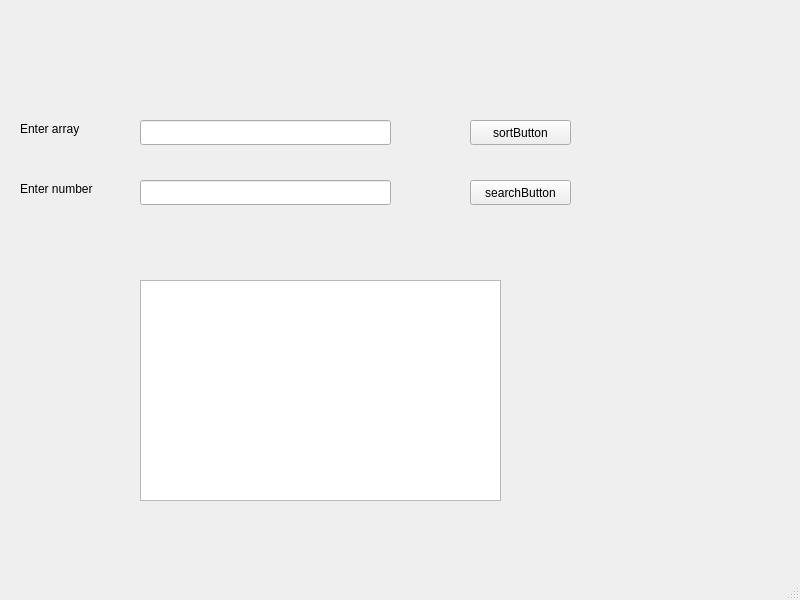
<?xml version="1.0" encoding="UTF-8"?>
<ui version="4.0">
 <class>MainWindow</class>
 <widget class="QMainWindow" name="MainWindow">
  <property name="geometry">
   <rect>
    <x>0</x>
    <y>0</y>
    <width>800</width>
    <height>600</height>
   </rect>
  </property>
  <property name="windowTitle">
   <string>MainWindow</string>
  </property>
  <widget class="QWidget" name="centralwidget">
   <widget class="QLineEdit" name="arrayInput">
    <property name="geometry">
     <rect>
      <x>140</x>
      <y>120</y>
      <width>251</width>
      <height>25</height>
     </rect>
    </property>
   </widget>
   <widget class="QLineEdit" name="digitInput">
    <property name="geometry">
     <rect>
      <x>140</x>
      <y>180</y>
      <width>251</width>
      <height>25</height>
     </rect>
    </property>
   </widget>
   <widget class="QPushButton" name="sortButton">
    <property name="geometry">
     <rect>
      <x>470</x>
      <y>120</y>
      <width>101</width>
      <height>25</height>
     </rect>
    </property>
    <property name="text">
     <string>sortButton</string>
    </property>
   </widget>
   <widget class="QPushButton" name="searchButton">
    <property name="geometry">
     <rect>
      <x>470</x>
      <y>180</y>
      <width>101</width>
      <height>25</height>
     </rect>
    </property>
    <property name="text">
     <string>searchButton</string>
    </property>
   </widget>
   <widget class="QTextEdit" name="output">
    <property name="geometry">
     <rect>
      <x>140</x>
      <y>280</y>
      <width>361</width>
      <height>221</height>
     </rect>
    </property>
   </widget>
   <widget class="QLabel" name="label">
    <property name="geometry">
     <rect>
      <x>20</x>
      <y>120</y>
      <width>81</width>
      <height>17</height>
     </rect>
    </property>
    <property name="text">
     <string>Enter array</string>
    </property>
   </widget>
   <widget class="QLabel" name="label_2">
    <property name="geometry">
     <rect>
      <x>20</x>
      <y>180</y>
      <width>101</width>
      <height>17</height>
     </rect>
    </property>
    <property name="text">
     <string>Enter number</string>
    </property>
   </widget>
  </widget>
  <widget class="QMenuBar" name="menubar">
   <property name="geometry">
    <rect>
     <x>0</x>
     <y>0</y>
     <width>800</width>
     <height>22</height>
    </rect>
   </property>
  </widget>
  <widget class="QStatusBar" name="statusbar"/>
 </widget>
 <resources/>
 <connections/>
</ui>
